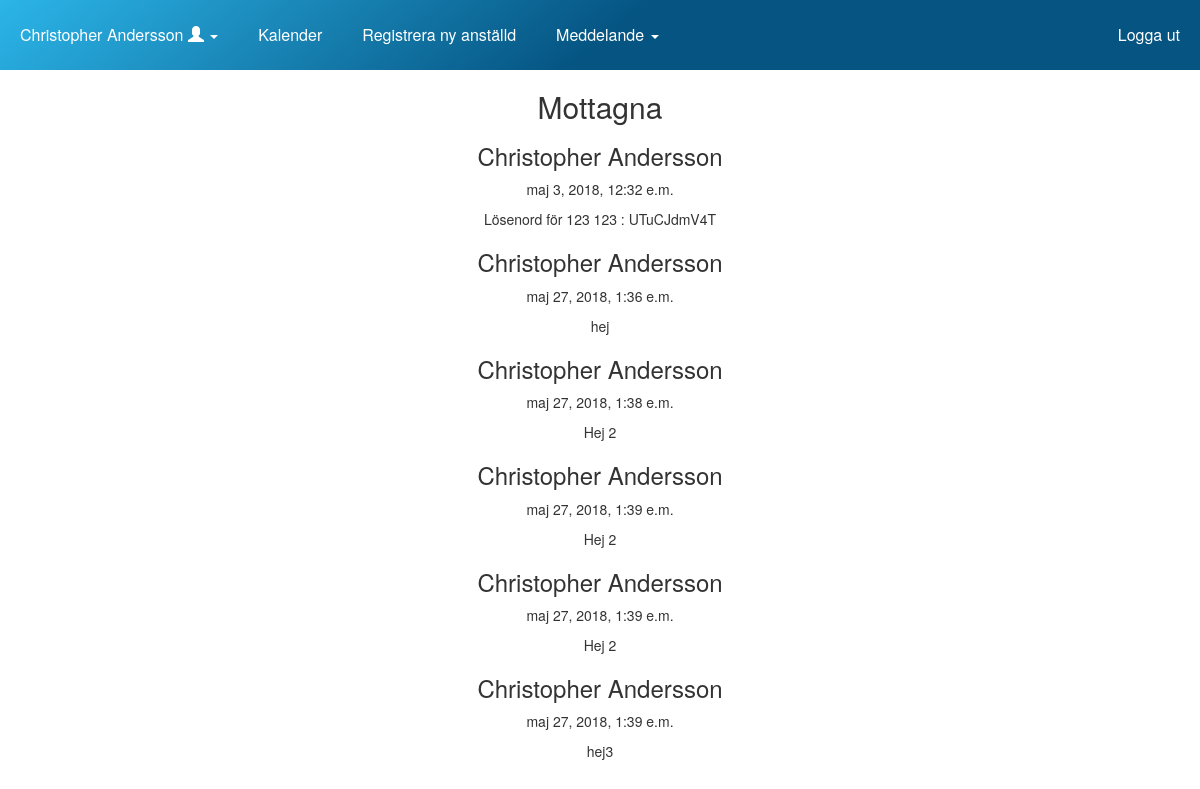
Page /recieved_messages/ (signed in) on the committed database.
### paca_app/models.py (models this page shows, shortened)
class User(AbstractUser):
    has_logged_in = models.BooleanField(default=False)
    phone = models.CharField(max_length=12)
    first_name = models.CharField(max_length=30)
    last_name = models.CharField(max_length=30)
    image = models.ImageField(upload_to="profile_image", blank=True)
    """ Nedan är för att förändra grundklassen som är inbyggd i Django """
    username = None
    email = models.EmailField(_('email address'), unique=True)
    USERNAME_FIELD = 'email'
    REQUIRED_FIELDS = []
    objects = UserManager()
    def __str__(self):
        return "{} {}".format(self.first_name, self.last_name)

class Message(models.Model):
    is_read = models.BooleanField(default=False)
    text = models.TextField(max_length=200)
    sent_from = models.ForeignKey('User', on_delete=models.CASCADE, related_name='sent_from')
    sent_to = models.ForeignKey('User', on_delete=models.CASCADE, related_name='sent_to')
    sent_time = models.DateTimeField(auto_now_add=True)

### paca_app/views.py (the view)
# urls.py: path('recieved_messages/', views.recieved_messages, name='recieved_messages'),
@login_required
def recieved_messages(request):
    message_recieved = Message.objects.filter(sent_to=request.user)
    return render(request, 'recieved_messages.html', {'message_recieved':message_recieved})

### paca_app/templates/recieved_messages.html
{% extends 'base.html' %}
{% block content %}
  <h2>Mottagna</h2>
  {% for msg in message_recieved %}
    <div>
      <h3>{{msg.sent_from}}</h3>
      <p>{{msg.sent_time}}</p>
      <p>{{msg.text}}</p>
    </div>
  {%endfor %}
{% endblock %}

### paca_app/templates/base.html (shortened to what this page needs)
<!doctype html>
{% load static %}
<html lang="sv">
  <head>
    {% load static %}
    <link rel="stylesheet" href="//maxcdn.bootstrapcdn.com/bootstrap/3.2.0/css/bootstrap.min.css">
    <link rel="stylesheet" href="//maxcdn.bootstrapcdn.com/bootstrap/3.2.0/css/bootstrap-theme.min.css">
    <link rel="stylesheet" href="https://maxcdn.bootstrapcdn.com/bootstrap/3.3.7/css/bootstrap.min.css">
    <link href="https://cdnjs.cloudflare.com/ajax/libs/fullcalendar/3.9.0/fullcalendar.min.css" rel="stylesheet">
    <link href={% static "paca_app/calendar/fullcalendar.min.css"%} rel='stylesheet' />
    <link href={% static "paca_app/calendar/fullcalendar.print.min.css"%} rel='stylesheet' media='print' />
    <link rel="stylesheet" href="{% static '/stylesheets/overall.css' %}">
  </head>
  <body>
    {% block header %}
    <header>
      <nav id="firstHead">
        <ul id="Sort">
          <li class="nav-item dropdown">
              <a class="nav-link dropdown-toggle" href="#" id="navbarDropdown" data-toggle="dropdown" aria-haspopup="true" aria-expanded="false">
                {{request.user}}
                <span class="glyphicon glyphicon-user" aria-hidden="true"></span>
                <span class="caret"></span>
              </a>
          </li>
          <li class="nav-item">
            <a class="nav-link active" href="{% url 'index' %}">Kalender</a>
          </li>
          <li class="nav-item">
            <a class="nav-link disabled" href="/add_user">Registrera ny anställd</a>
          </li>
          <li class="nav-item dropdown">
            <a class="nav-link dropdown-toggle" href="#" id="navbarDropdownMenuLink" data-toggle="dropdown" aria-haspopup="true" aria-expanded="false">
              Meddelande
              <span class="caret"></span>
            </a>
          </li>
          <li class="nav-item pull-right">
              <a class="nav-link disabled" href="{% url 'logout' %}">Logga ut</a>
          </li>
        </ul>
      </nav>
    </header>
    {% endblock %}
    {% block content %}{% endblock %}
  </body>
</html>

### paca_app/static/stylesheets/overall.css (style rules this page uses)
body { text-align: center; background:white; }
#firstHead { line-height: 70px; height: 70px; background:linear-gradient(141deg, #2cb5e8 0%, #055482 51%, #055482 75%); z-index: 500; top: 0; left: 0; width: 100%; }
#Sort { margin: 0px; padding: 0px; }
#Sort > li { float: left; list-style: none; }
#Sort > li > a { display: block; color: white; font-size: 16px; font-weight: 500; padding: 0px 20px; min-width: 70px; text-decoration: none; transition: 0.4s all; }

### rows in the picture
User: user "Christopher Andersson"
Message: sent_from "Christopher Andersson", sent_time "maj 3, 2018, 12:32 e.m.", text "Lösenord för 123 123 : UTuCJdmV4T"
Message: sent_from "Christopher Andersson", sent_time "maj 27, 2018, 1:36 e.m.", text "hej"
Message: sent_from "Christopher Andersson", sent_time "maj 27, 2018, 1:38 e.m.", text "Hej 2"
Message: sent_from "Christopher Andersson", sent_time "maj 27, 2018, 1:39 e.m.", text "Hej 2"
Message: sent_from "Christopher Andersson", sent_time "maj 27, 2018, 1:39 e.m.", text "Hej 2"
Message: sent_from "Christopher Andersson", sent_time "maj 27, 2018, 1:39 e.m.", text "hej3"
